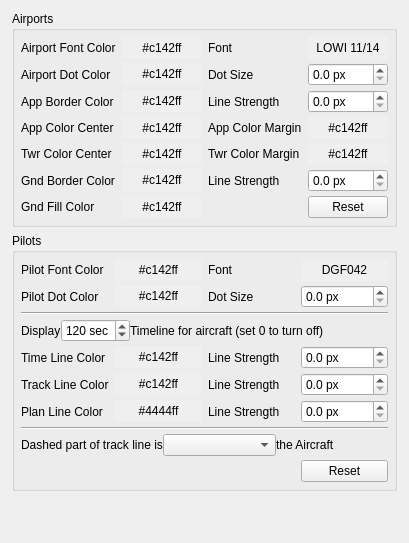
     <widget class="QWidget" name="tabAirportsPilots">
      <attribute name="title">
       <string>Display 2</string>
      </attribute>
      <layout class="QVBoxLayout">
       <property name="leftMargin">
        <number>12</number>
       </property>
       <property name="rightMargin">
        <number>12</number>
       </property>
       <property name="bottomMargin">
        <number>12</number>
       </property>
       <item>
        <widget class="QGroupBox" name="groupBoxAirports">
         <property name="title">
          <string>Airports</string>
         </property>
         <layout class="QGridLayout">
          <property name="verticalSpacing">
           <number>4</number>
          </property>
          <property name="margin">
           <number>6</number>
          </property>
          <item row="0" column="0">
           <widget class="QLabel" name="label_19">
            <property name="text">
             <string>Airport Font Color</string>
            </property>
            <property name="buddy">
             <cstring>pbAirportFontColor</cstring>
            </property>
           </widget>
          </item>
          <item row="0" column="1">
           <widget class="QPushButton" name="pbAirportFontColor">
            <property name="autoFillBackground">
             <bool>true</bool>
            </property>
            <property name="text">
             <string>#c142ff</string>
            </property>
            <property name="flat">
             <bool>true</bool>
            </property>
           </widget>
          </item>
          <item row="0" column="2">
           <widget class="QLabel" name="label_20">
            <property name="text">
             <string>Font</string>
            </property>
            <property name="buddy">
             <cstring>pbAirportFont</cstring>
            </property>
           </widget>
          </item>
          <item row="0" column="3">
           <widget class="QPushButton" name="pbAirportFont">
            <property name="autoFillBackground">
             <bool>true</bool>
            </property>
            <property name="text">
             <string>LOWI 11/14</string>
            </property>
            <property name="flat">
             <bool>true</bool>
            </property>
           </widget>
          </item>
          <item row="2" column="0">
           <widget class="QLabel" name="label_21">
            <property name="text">
             <string>App Border Color</string>
            </property>
            <property name="buddy">
             <cstring>pbAppBorderLineColor</cstring>
            </property>
           </widget>
          </item>
          <item row="2" column="1">
           <widget class="QPushButton" name="pbAppBorderLineColor">
            <property name="autoFillBackground">
             <bool>true</bool>
            </property>
            <property name="text">
             <string>#c142ff</string>
            </property>
            <property name="flat">
             <bool>true</bool>
            </property>
           </widget>
          </item>
          <item row="2" column="2">
           <widget class="QLabel" name="label_22">
            <property name="text">
             <string>Line Strength</string>
            </property>
            <property name="buddy">
             <cstring>sbAppBorderLineStrength</cstring>
            </property>
           </widget>
          </item>
          <item row="2" column="3">
           <widget class="QDoubleSpinBox" name="sbAppBorderLineStrength">
            <property name="suffix">
             <string> px</string>
            </property>
            <property name="decimals">
             <number>1</number>
            </property>
            <property name="maximum">
             <double>10.000000000000000</double>
            </property>
            <property name="singleStep">
             <double>0.100000000000000</double>
            </property>
           </widget>
          </item>
          <item row="3" column="0">
           <widget class="QLabel" name="label_23">
            <property name="text">
             <string>App Color Center</string>
            </property>
            <property name="buddy">
             <cstring>pbAppColorCenter</cstring>
            </property>
           </widget>
          </item>
          <item row="3" column="1">
           <widget class="QPushButton" name="pbAppColorCenter">
            <property name="autoFillBackground">
             <bool>true</bool>
            </property>
            <property name="text">
             <string>#c142ff</string>
            </property>
            <property name="flat">
             <bool>true</bool>
            </property>
           </widget>
          </item>
          <item row="3" column="2">
           <widget class="QLabel" name="label_24">
            <property name="text">
             <string>App Color Margin</string>
            </property>
            <property name="buddy">
             <cstring>pbAppColorMargin</cstring>
            </property>
           </widget>
          </item>
          <item row="3" column="3">
           <widget class="QPushButton" name="pbAppColorMargin">
            <property name="autoFillBackground">
             <bool>true</bool>
            </property>
            <property name="text">
             <string>#c142ff</string>
            </property>
            <property name="flat">
             <bool>true</bool>
            </property>
           </widget>
          </item>
          <item row="4" column="0">
           <widget class="QLabel" name="label_25">
            <property name="text">
             <string>Twr Color Center</string>
            </property>
            <property name="buddy">
             <cstring>pbTwrColorCenter</cstring>
            </property>
           </widget>
          </item>
          <item row="4" column="1">
           <widget class="QPushButton" name="pbTwrColorCenter">
            <property name="autoFillBackground">
             <bool>true</bool>
            </property>
            <property name="text">
             <string>#c142ff</string>
            </property>
            <property name="flat">
             <bool>true</bool>
            </property>
           </widget>
          </item>
          <item row="4" column="2">
           <widget class="QLabel" name="label_26">
            <property name="text">
             <string>Twr Color Margin</string>
            </property>
            <property name="buddy">
             <cstring>pbTwrColorMargin</cstring>
            </property>
           </widget>
          </item>
          <item row="4" column="3">
           <widget class="QPushButton" name="pbTwrColorMargin">
            <property name="autoFillBackground">
             <bool>true</bool>
            </property>
            <property name="text">
             <string>#c142ff</string>
            </property>
            <property name="flat">
             <bool>true</bool>
            </property>
           </widget>
          </item>
          <item row="5" column="0">
           <widget class="QLabel" name="label_27">
            <property name="text">
             <string>Gnd Border Color</string>
            </property>
            <property name="buddy">
             <cstring>pbGndBorderLineColor</cstring>
            </property>
           </widget>
          </item>
          <item row="5" column="1">
           <widget class="QPushButton" name="pbGndBorderLineColor">
            <property name="autoFillBackground">
             <bool>true</bool>
            </property>
            <property name="text">
             <string>#c142ff</string>
            </property>
            <property name="flat">
             <bool>true</bool>
            </property>
           </widget>
          </item>
          <item row="5" column="2">
           <widget class="QLabel" name="label_28">
            <property name="text">
             <string>Line Strength</string>
            </property>
            <property name="buddy">
             <cstring>sbGndBorderLineStrength</cstring>
            </property>
           </widget>
          </item>
          <item row="5" column="3">
           <widget class="QDoubleSpinBox" name="sbGndBorderLineStrength">
            <property name="suffix">
             <string> px</string>
            </property>
            <property name="decimals">
             <number>1</number>
            </property>
            <property name="maximum">
             <double>10.000000000000000</double>
            </property>
            <property name="singleStep">
             <double>0.100000000000000</double>
            </property>
            <property name="value">
             <double>0.000000000000000</double>
            </property>
           </widget>
          </item>
          <item row="6" column="0">
           <widget class="QLabel" name="label_37">
            <property name="text">
             <string>Gnd Fill Color</string>
            </property>
           </widget>
          </item>
          <item row="6" column="1">
           <widget class="QPushButton" name="pbGndFillColor">
            <property name="autoFillBackground">
             <bool>true</bool>
            </property>
            <property name="text">
             <string>#c142ff</string>
            </property>
            <property name="flat">
             <bool>true</bool>
            </property>
           </widget>
          </item>
          <item row="6" column="3">
           <widget class="QPushButton" name="buttonResetAirport">
            <property name="text">
             <string>Reset</string>
            </property>
           </widget>
          </item>
          <item row="1" column="0">
           <widget class="QLabel" name="label_38">
            <property name="text">
             <string>Airport Dot Color</string>
            </property>
           </widget>
          </item>
          <item row="1" column="1">
           <widget class="QPushButton" name="pbAirportDotColor">
            <property name="autoFillBackground">
             <bool>true</bool>
            </property>
            <property name="text">
             <string>#c142ff</string>
            </property>
            <property name="flat">
             <bool>true</bool>
            </property>
           </widget>
          </item>
          <item row="1" column="2">
           <widget class="QLabel" name="label_39">
            <property name="text">
             <string>Dot Size</string>
            </property>
           </widget>
          </item>
          <item row="1" column="3">
           <widget class="QDoubleSpinBox" name="sbAirportDotSize">
            <property name="suffix">
             <string> px</string>
            </property>
            <property name="decimals">
             <number>1</number>
            </property>
            <property name="maximum">
             <double>10.000000000000000</double>
            </property>
            <property name="singleStep">
             <double>0.100000000000000</double>
            </property>
           </widget>
          </item>
         </layout>
        </widget>
       </item>
       <item>
        <widget class="QGroupBox" name="groupBoxPilots">
         <property name="title">
          <string>Pilots</string>
         </property>
         <layout class="QGridLayout">
          <property name="verticalSpacing">
           <number>4</number>
          </property>
          <property name="margin">
           <number>6</number>
          </property>
          <item row="0" column="0">
           <widget class="QLabel" name="label_30">
            <property name="text">
             <string>Pilot Font Color</string>
            </property>
            <property name="buddy">
             <cstring>pbPilotFontColor</cstring>
            </property>
           </widget>
          </item>
          <item row="0" column="1">
           <widget class="QPushButton" name="pbPilotFontColor">
            <property name="autoFillBackground">
             <bool>true</bool>
            </property>
            <property name="text">
             <string>#c142ff</string>
            </property>
            <property name="flat">
             <bool>true</bool>
            </property>
           </widget>
          </item>
          <item row="0" column="2">
           <widget class="QLabel" name="label_29">
            <property name="text">
             <string>Font</string>
            </property>
            <property name="buddy">
             <cstring>pbPilotFont</cstring>
            </property>
           </widget>
          </item>
          <item row="0" column="3">
           <widget class="QPushButton" name="pbPilotFont">
            <property name="autoFillBackground">
             <bool>true</bool>
            </property>
            <property name="text">
             <string>DGF042</string>
            </property>
            <property name="flat">
             <bool>true</bool>
            </property>
           </widget>
          </item>
          <item row="1" column="0">
           <widget class="QLabel" name="label_31">
            <property name="text">
             <string>Pilot Dot Color</string>
            </property>
            <property name="buddy">
             <cstring>pbPilotDotColor</cstring>
            </property>
           </widget>
          </item>
          <item row="1" column="1">
           <widget class="QPushButton" name="pbPilotDotColor">
            <property name="autoFillBackground">
             <bool>true</bool>
            </property>
            <property name="text">
             <string>#c142ff</string>
            </property>
            <property name="flat">
             <bool>true</bool>
            </property>
           </widget>
          </item>
          <item row="1" column="2">
           <widget class="QLabel" name="label_32">
            <property name="text">
             <string>Dot Size</string>
            </property>
            <property name="buddy">
             <cstring>sbPilotDotSize</cstring>
            </property>
           </widget>
          </item>
          <item row="1" column="3">
           <widget class="QDoubleSpinBox" name="sbPilotDotSize">
            <property name="suffix">
             <string> px</string>
            </property>
            <property name="decimals">
             <number>1</number>
            </property>
            <property name="maximum">
             <double>10.000000000000000</double>
            </property>
            <property name="singleStep">
             <double>0.100000000000000</double>
            </property>
           </widget>
          </item>
          <item row="3" column="0" colspan="4">
           <layout class="QHBoxLayout">
            <item>
             <widget class="QLabel" name="label_34">
              <property name="text">
               <string>Display</string>
              </property>
              <property name="buddy">
               <cstring>spinBoxTimeline</cstring>
              </property>
             </widget>
            </item>
            <item>
             <widget class="QSpinBox" name="spinBoxTimeline">
              <property name="suffix">
               <string> sec</string>
              </property>
              <property name="maximum">
               <number>600</number>
              </property>
              <property name="value">
               <number>120</number>
              </property>
             </widget>
            </item>
            <item>
             <widget class="QLabel" name="label_33">
              <property name="text">
               <string>Timeline for aircraft (set 0 to turn off)</string>
              </property>
              <property name="buddy">
               <cstring>spinBoxTimeline</cstring>
              </property>
             </widget>
            </item>
            <item>
             <spacer>
              <property name="orientation">
               <enum>Qt::Horizontal</enum>
              </property>
              <property name="sizeHint" stdset="0">
               <size>
                <width>40</width>
                <height>20</height>
               </size>
              </property>
             </spacer>
            </item>
           </layout>
          </item>
          <item row="4" column="0">
           <widget class="QLabel" name="label">
            <property name="text">
             <string>Time Line Color</string>
            </property>
            <property name="buddy">
             <cstring>pbTimeLineColor</cstring>
            </property>
           </widget>
          </item>
          <item row="4" column="1">
           <widget class="QPushButton" name="pbTimeLineColor">
            <property name="autoFillBackground">
             <bool>true</bool>
            </property>
            <property name="text">
             <string>#c142ff</string>
            </property>
            <property name="flat">
             <bool>true</bool>
            </property>
           </widget>
          </item>
          <item row="4" column="2">
           <widget class="QLabel" name="label_35">
            <property name="text">
             <string>Line Strength</string>
            </property>
            <property name="buddy">
             <cstring>sbTimeLineStrength</cstring>
            </property>
           </widget>
          </item>
          <item row="4" column="3">
           <widget class="QDoubleSpinBox" name="sbTimeLineStrength">
            <property name="suffix">
             <string> px</string>
            </property>
            <property name="decimals">
             <number>1</number>
            </property>
            <property name="maximum">
             <double>10.000000000000000</double>
            </property>
            <property name="singleStep">
             <double>0.100000000000000</double>
            </property>
           </widget>
          </item>
          <item row="5" column="0">
           <widget class="QLabel" name="label_3">
            <property name="text">
             <string>Track Line Color</string>
            </property>
            <property name="buddy">
             <cstring>pbTrackLineColor</cstring>
            </property>
           </widget>
          </item>
          <item row="5" column="1">
           <widget class="QPushButton" name="pbTrackLineColor">
            <property name="autoFillBackground">
             <bool>true</bool>
            </property>
            <property name="text">
             <string>#c142ff</string>
            </property>
            <property name="flat">
             <bool>true</bool>
            </property>
           </widget>
          </item>
          <item row="5" column="2">
           <widget class="QLabel" name="label_36">
            <property name="text">
             <string>Line Strength</string>
            </property>
            <property name="buddy">
             <cstring>sbTrackLineStrength</cstring>
            </property>
           </widget>
          </item>
          <item row="5" column="3">
           <widget class="QDoubleSpinBox" name="sbTrackLineStrength">
            <property name="suffix">
             <string> px</string>
            </property>
            <property name="decimals">
             <number>1</number>
            </property>
            <property name="maximum">
             <double>10.000000000000000</double>
            </property>
            <property name="singleStep">
             <double>0.100000000000000</double>
            </property>
           </widget>
          </item>
          <item row="9" column="3">
           <widget class="QPushButton" name="buttonResetPilot">
            <property name="text">
             <string>Reset</string>
            </property>
           </widget>
          </item>
          <item row="2" column="0" colspan="4">
           <widget class="Line" name="line_4">
            <property name="orientation">
             <enum>Qt::Horizontal</enum>
            </property>
           </widget>
          </item>
          <item row="8" column="0" colspan="4">
           <layout class="QHBoxLayout">
            <item>
             <widget class="QLabel" name="label_40">
              <property name="text">
               <string>Dashed part of track line is</string>
              </property>
              <property name="buddy">
               <cstring>cbDashedFrontAfter</cstring>
              </property>
             </widget>
            </item>
            <item>
             <widget class="QComboBox" name="cbDashedFrontAfter">
              <property name="currentIndex">
               <number>-1</number>
              </property>
              <property name="maxVisibleItems">
               <number>2</number>
              </property>
             </widget>
            </item>
            <item>
             <widget class="QLabel" name="label_41">
              <property name="text">
               <string>the Aircraft</string>
              </property>
              <property name="buddy">
               <cstring>cbDashedFrontAfter</cstring>
              </property>
             </widget>
            </item>
           </layout>
          </item>
          <item row="7" column="0" colspan="4">
           <widget class="Line" name="line">
            <property name="orientation">
             <enum>Qt::Horizontal</enum>
            </property>
           </widget>
          </item>
          <item row="6" column="0">
           <widget class="QLabel" name="label_47">
            <property name="text">
             <string>Plan Line Color</string>
            </property>
           </widget>
          </item>
          <item row="6" column="1">
           <widget class="QPushButton" name="pbPlanLineColor">
            <property name="autoFillBackground">
             <bool>true</bool>
            </property>
            <property name="text">
             <string>#4444ff</string>
            </property>
            <property name="flat">
             <bool>true</bool>
            </property>
           </widget>
          </item>
          <item row="6" column="2">
           <widget class="QLabel" name="label_48">
            <property name="text">
             <string>Line Strength</string>
            </property>
           </widget>
          </item>
          <item row="6" column="3">
           <widget class="QDoubleSpinBox" name="sbPlanLineStrength">
            <property name="suffix">
             <string> px</string>
            </property>
            <property name="decimals">
             <number>1</number>
            </property>
            <property name="maximum">
             <double>10.000000000000000</double>
            </property>
            <property name="singleStep">
             <double>0.100000000000000</double>
            </property>
           </widget>
          </item>
         </layout>
        </widget>
       </item>
       <item>
        <spacer>
         <property name="orientation">
          <enum>Qt::Vertical</enum>
         </property>
         <property name="sizeHint" stdset="0">
          <size>
           <width>20</width>
           <height>40</height>
          </size>
         </property>
        </spacer>
       </item>
      </layout>
     </widget>
